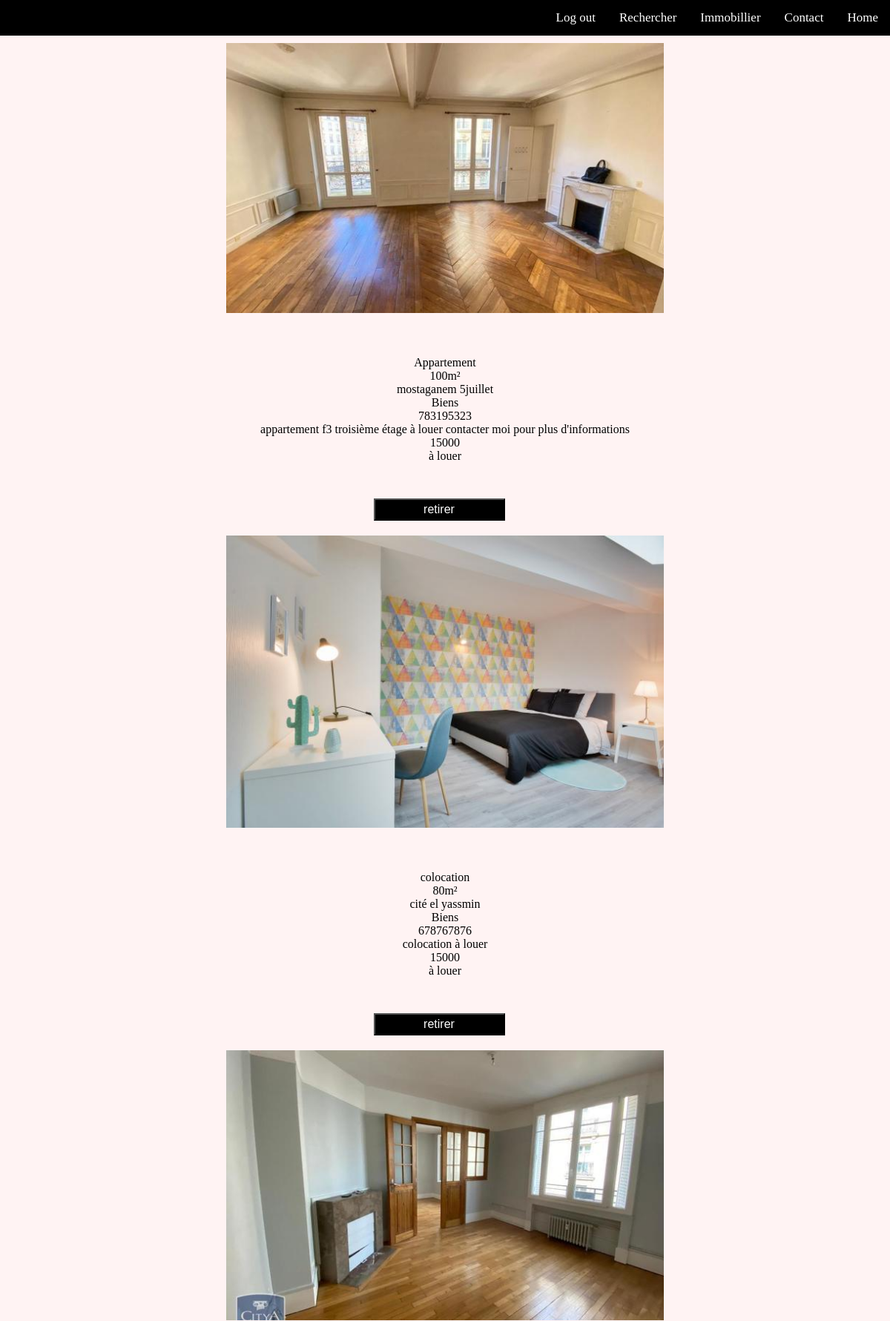
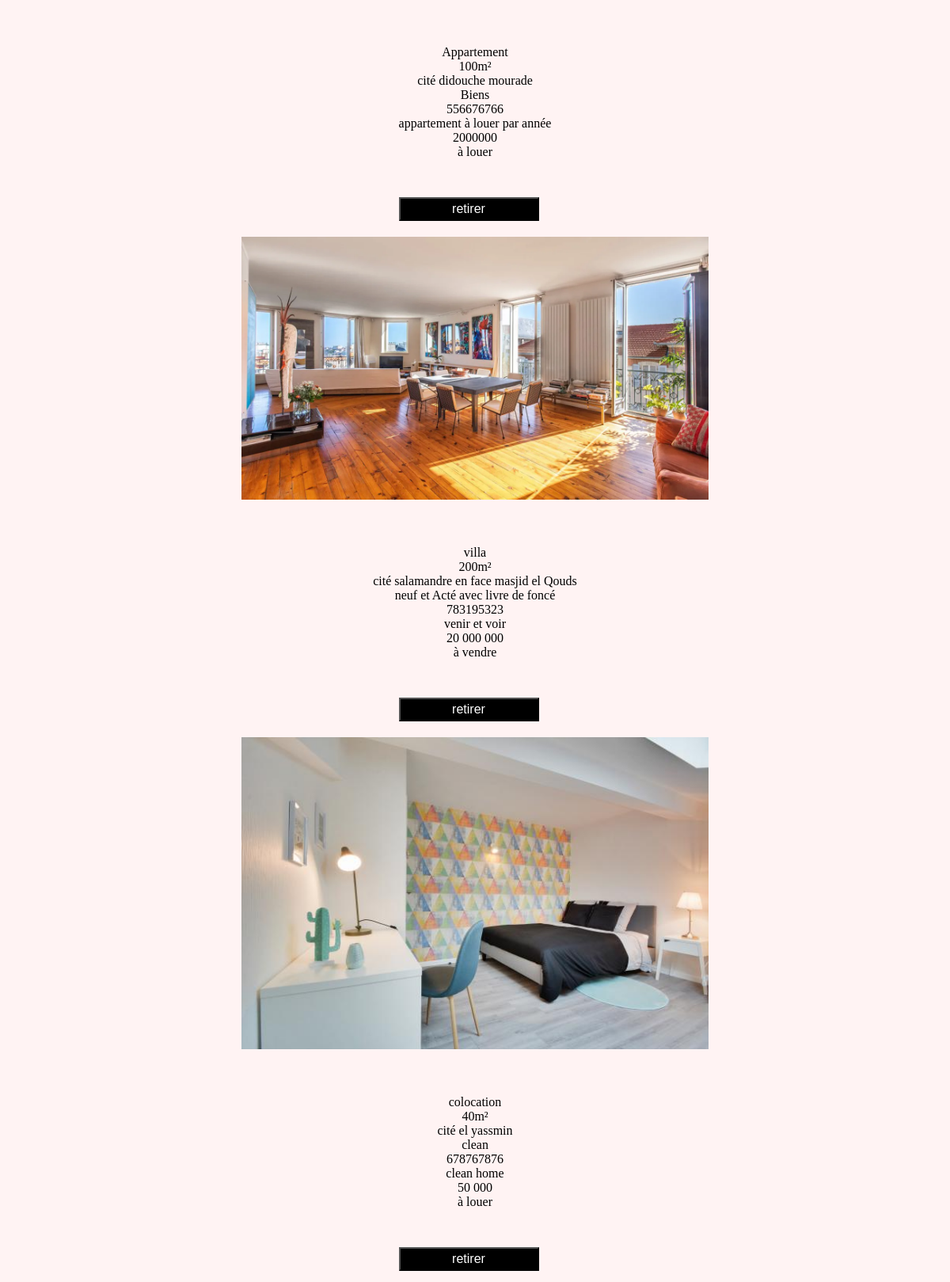
/favoris.php?id=6 (signed in, upper part), run on the app's committed database (2 pictures, top to bottom).
### tables this page shows
CREATE TABLE `immobilier2` (
  `id` int(11) NOT NULL,
  `file_name` varchar(100) NOT NULL,
  `uploaded_on` datetime NOT NULL DEFAULT current_timestamp(),
  `status` enum('1','0') NOT NULL DEFAULT '1',
  `type` tinytext NOT NULL,
  `lieu` varchar(100) NOT NULL,
  `surface` varchar(100) NOT NULL,
  `etat` varchar(100) NOT NULL,
  `tel` int(100) NOT NULL,
  `prix` varchar(100) NOT NULL,
  `commentaire` text NOT NULL,
  `transaction` text NOT NULL,
  `user` varchar(255) NOT NULL
);

### favoris.php (the view, shortened to what this page needs)
<!DOCTYPE html>
<html>
<head>
	<link rel="stylesheet" href="style2.css" type="text/css" >
</head>
<body>
<nav>
              <a class="active "href="monSite1.html" >Home</a>
              <a href="contactUs.php" >Contact</a>
              <a href="consulter.php" >Immobillier</a>
               <a href="recherche1.php" >Rechercher</a>
              <a href="lgout.php?déconnecter=true" onclick="return verifjs();" >Log out</a>
        </nav>
<?php
include("config.php");
if (isset($_GET['id'])) {
	$r=$db->query("SELECT immob_id ,user_id FROM `favorites` WHERE user_id='".$_GET['id']."' ");
		while($a1 = $r->fetch_assoc()) {
				$immob_id=$a1['immob_id'];
			$r2 =$db->query("SELECT * FROM immobilier2 WHERE id='".$immob_id."' ");
			while ($a = $r2->fetch_assoc()){?>
				<div class="pub">
            <div class="image"><img src="<?php echo $a['file_name'] ?>"  width="50%" height="50%"></div><br><br><br>
          		<?=$a['type']?><br>
                <?=$a['surface']?><br>
                <?=$a['lieu']?><br>
                <?=$a['etat']?><br>
                <?=$a['tel']?><br>
                <?=$a['commentaire']?><br>
                <?=$a['prix']?><br>
                <?=$a['transaction']?><br><br><BR><br>
                <a href="?idFAV=<?php echo $a['id']; ?>"  > <button onclick="return verifjs1();">retirer</button></a>
              </div>
              <?php
			}
		}
}
?>
</body>
</html>

### Style2.css (style rules this page uses)
html { position: relative; height: auto; }
body { margin: 0; padding: 0; position: relative; margin: 0; padding-bottom: 9rem; min-height: 100%; }
nav { overflow: hidden; background-color:#000000 ; }
nav a { float: right; color: white; text-align: center; padding: 14px 16px; text-decoration: none; font-size: 17px; }

### favoris.php (style rules this page uses)
html { height: 2000vh; background-color: #FFF3F3; }
.pub { float:center; padding: 10px; text-align: center; }
button { width: 15%; float: center; margin-right: 1em; margin-left: auto; margin-top: -1em; height: 30px; font-size: 1em; color: #fefefe; background: #000; }

### data on the page
immobilier2: file_name (picture), type "Appartement", surface "100m²", lieu "mostaganem 5juillet", etat "Biens", tel "783195323", commentaire "appartement f3 troisième étage à louer contacter moi pour plus d'informations", prix "15000", transaction "à louer"
immobilier2: file_name (picture), type "colocation", surface "80m²", lieu "cité el yassmin", etat "Biens", tel "678767876", commentaire "colocation à louer", prix "15000", transaction "à louer"
immobilier2: file_name (picture), type "Appartement", surface "100m²", lieu "cité didouche mourade", etat "Biens", tel "556676766", commentaire "appartement à louer par année", prix "2000000", transaction "à louer"
immobilier2: file_name (picture), type "villa", surface "200m²", lieu "cité salamandre en face masjid el Qouds", etat "neuf et Acté avec livre de foncé", tel "783195323", commentaire "venir et voir", prix "20 000 000", transaction "à vendre"
immobilier2: file_name (picture), type "colocation", surface "40m²", lieu "cité el yassmin", etat "clean", tel "678767876", commentaire "clean home", prix "50 000", transaction "à louer"
